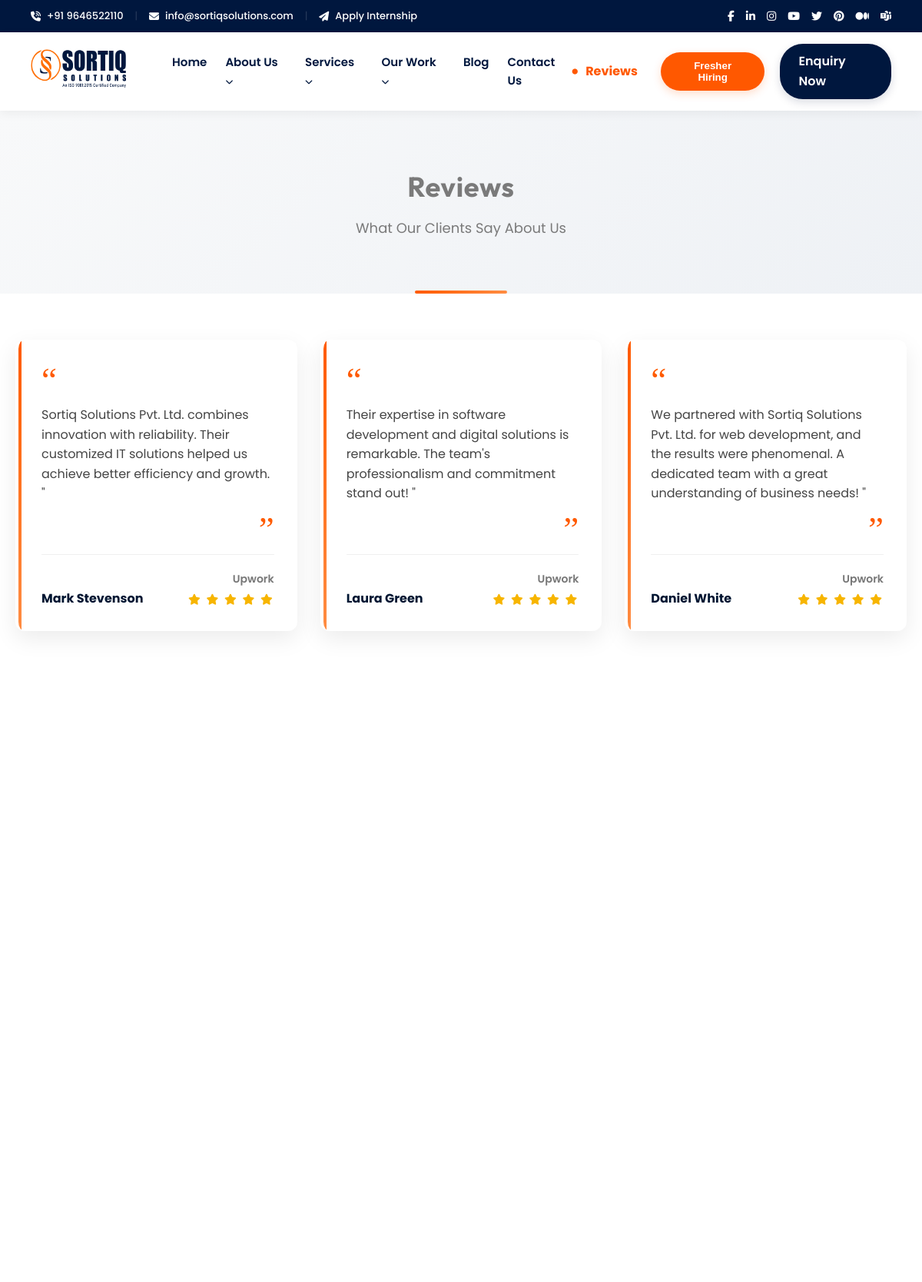
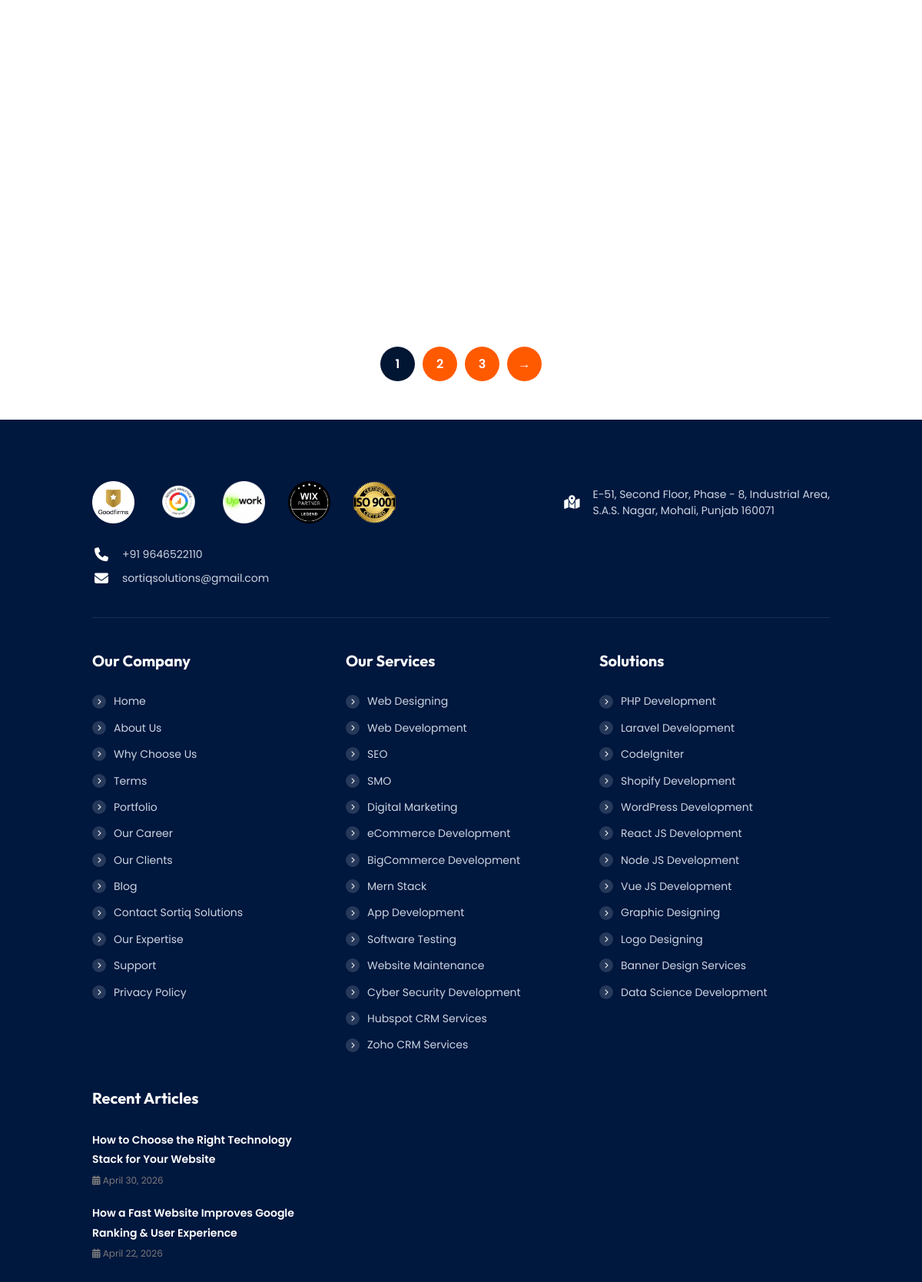
Screenshot of /reviews/page/1/ (upper part) with the database file from the repository (2 pictures, top to bottom).
### tables this page shows
CREATE TABLE site_settings (
            id INTEGER PRIMARY KEY AUTOINCREMENT,
            key TEXT UNIQUE,
            value TEXT
        );

CREATE TABLE reviews (
            id INTEGER PRIMARY KEY AUTOINCREMENT,
            author TEXT NOT NULL,
            platform TEXT,
            text TEXT
        );

### app.py (the view)
@app.route('/reviews/')
@app.route('/reviews/page/<int:page>/')
def reviews(page=1):
    all_reviews = load_reviews()
    reviews_per_page = 12
    total_reviews = len(all_reviews)
    total_pages = (total_reviews + reviews_per_page - 1) // reviews_per_page
    if page < 1 or (page > total_pages and total_pages > 0):
        return redirect('/reviews/')
    start_idx = (page - 1) * reviews_per_page
    end_idx = start_idx + reviews_per_page
    page_reviews = all_reviews[start_idx:end_idx]
    return render_template('reviews.html', reviews=page_reviews, current_page=page, total_pages=total_pages)

### app.py (called while the page is built)
def get_db_connection():
    conn = sqlite3.connect(DATABASE)
    conn.row_factory = sqlite3.Row
    return conn

@app.after_request
def add_header(response):
    if request.path.startswith('/static/'):
        response.headers['Cache-Control'] = 'public, max-age=31536000'
    return response

def load_reviews():
    try:
        conn = sqlite3.connect(DATABASE)
        conn.row_factory = sqlite3.Row
        rows = conn.execute('SELECT * FROM reviews ORDER BY id DESC').fetchall()
        conn.close()
        if not rows:
            raise Exception("No reviews in database, fallback to JSON")
        return [dict(r) for r in rows]
    except Exception as e:
        json_path = os.path.join(app.root_path, 'static', 'reviews.json')
        if os.path.exists(json_path):
            with open(json_path, 'r', encoding='utf-8') as f:
                return json.load(f)
        return []

### templates/reviews.html (shortened to what this page needs)
{% extends 'base.html' %}
{% block content %}
<div class="video-gallery-banner">
    <h1>Reviews</h1>
    <p>What Our Clients Say About Us</p>
</div>
<div id="reviews-ajax-container" class="video-gallery-wrapper">
    <div id="reviews-content">
        {% include 'reviews_partial.html' %}
    </div>
</div>
{% endblock %}

### templates/base.html (shortened to what this page needs)
<!DOCTYPE html>
<html lang="en">
<head>
    <link href="https://cdnjs.cloudflare.com/ajax/libs/font-awesome/6.5.1/css/all.min.css" rel="stylesheet" media="print" onload="this.media='all'">
    <link href="https://cdn.jsdelivr.net/npm/bootstrap-icons@1.11.3/font/bootstrap-icons.css" rel="stylesheet" media="print" onload="this.media='all'">
    <link rel="stylesheet" href="{{ url_for('static', filename='css/style.css') }}?v=1.0.5">
</head>
<body>
    <div class="xs-top-bar">
        <div class="xs-top-bar-info">
            <a href="tel:{{ site_layout.header.phone }}" class="top-tel"><i class="fas fa-phone-volume"></i> {{ site_layout.header.phone }}</a>
            <span class="separator">|</span>
            <a href="https://mail.google.com/mail/?view=cm&fs=1&to={{ site_layout.header.email }}" target="_blank" class="top-mail" rel="noopener noreferrer"><i class="fas fa-envelope"></i> {{ site_layout.header.email }}</a>
            <span class="separator">|</span>
            <a href="{{ site_layout.header.apply_url }}" class="apply-internship"><i class="fas fa-paper-plane"></i> <span class="blink">{{ site_layout.header.apply_label }}</span></a>
        </div>
        <ul class="xs-list">
            <li><a href="https://www.facebook.com/SortiqSolutions/" target="_blank" aria-label="Facebook" rel="noopener noreferrer"><i class="fab fa-facebook-f"></i></a></li>
            <li><a href="https://www.linkedin.com/company/sortiq-solutions/" target="_blank" aria-label="LinkedIn" rel="noopener noreferrer"><i class="fab fa-linkedin-in"></i></a></li>
            <li><a href="https://www.instagram.com/sortiqsolutions/" target="_blank" aria-label="Instagram" rel="noopener noreferrer"><i class="fab fa-instagram"></i></a></li>
            <li><a href="https://www.youtube.com/@SortiqSolutions" target="_blank" aria-label="YouTube" rel="noopener noreferrer"><i class="fab fa-youtube"></i></a></li>
            <li><a href="https://x.com/SortiqSolutions" target="_blank" aria-label="Twitter" rel="noopener noreferrer"><i class="fab fa-twitter"></i></a></li>
            <li><a href="https://in.pinterest.com/sortiqsolutions/" target="_blank" aria-label="Pinterest" rel="noopener noreferrer"><i class="fab fa-pinterest"></i></a></li>
            <li><a href="https://medium.com/@sortiqsolutions" target="_blank" aria-label="Medium" rel="noopener noreferrer"><i class="fab fa-medium"></i></a></li>
            <li><a href="https://teams.microsoft.com/l/chat/0/0?users=sortiqsolutions@gmail.com" target="_blank" aria-label="Microsoft Teams" rel="noopener noreferrer"><i class="bi bi-microsoft-teams"></i></a></li>
        </ul>
    </div>
    <header class="header-main">
        <a href="/" class="xs-logo" aria-label="{{ site_layout.header.logo_text }} Home">
            {% if site_layout.header.logo %}
                <img loading="lazy" src="{{ site_layout.header.logo }}" alt="{{ site_layout.header.logo_text }}">
            {% else %}
                <span style="font-family: 'Outfit', sans-serif; font-size: 24px; font-weight: 800; color: #fff;">{{ site_layout.header.logo_text }}</span>
            {% endif %}
        </a>
        <nav class="xs-menus">
            <ul class="nav-menu">
                {% if site_layout.nav_links[0].label %}
                <li class="menu-item"><a href="{{ site_layout.nav_links[0].url }}">{{ site_layout.nav_links[0].label }}</a></li>
                {% endif %}
                {% if site_layout.nav_links[1].label %}
                <li class="menu-item">
                    <a href="#">{{ site_layout.nav_links[1].label }} {% if site_layout.nav_links[1].has_dropdown == '1' %}<i class="fa fa-chevron-down" style="font-size: 10px;"></i>{% endif %}</a>
                </li>
                {% endif %}
                {% if site_layout.nav_links[2].label %}
                <li class="menu-item">
                    <a href="#">{{ site_layout.nav_links[2].label }} {% if site_layout.nav_links[2].has_dropdown == '1' %}<i class="fa fa-chevron-down" style="font-size: 10px;"></i>{% endif %}</a>
                </li>
                {% endif %}
                {% if site_layout.nav_links[3].label %}
                <li class="menu-item">
                    <a href="#">{{ site_layout.nav_links[3].label }} {% if site_layout.nav_links[3].has_dropdown == '1' %}<i class="fa fa-chevron-down" style="font-size: 10px;"></i>{% endif %}</a>
                </li>
                {% endif %}
                {% if site_layout.nav_links[4].label %}
                <li class="menu-item"><a href="{{ site_layout.nav_links[4].url }}">{{ site_layout.nav_links[4].label }}</a></li>
                {% endif %}
                {% if site_layout.nav_links[5].label %}
                <li class="menu-item"><a href="{{ site_layout.nav_links[5].url }}">{{ site_layout.nav_links[5].label }}</a></li>
                {% endif %}
            </ul>
        </nav>
        <div class="xs-menu-tools">
            <a href="/reviews/" class="xs-reviews-btn"><span class="dot">•</span> Reviews</a>
            <button class="btn-danger" data-toggle="modal" data-target="#fresherModal">Fresher Hiring</button>
            <a href="/contact/" class="enquiryNow">Enquiry Now</a>
        </div>
    </header>
    <main>
        {% block content %}{% endblock %}
    </main>
    <footer class="xs-footer-section">
        <div class="footer-top-area">
            <div class="footer-logos-wrapper">
                {% for badge in site_layout.footer_badges %}
                    {% if badge.image %}
                        <a {% if badge.label == 'ISO 9001' or 'iso' in (badge.label|default('')|lower) %}id="iso-certified-link"{% endif %} href="#" aria-label="{{ badge.label or 'Badge' }}">
                            <img loading="lazy" src="{{ badge.image }}" alt="{{ badge.label or 'Partner badge' }}">
                        </a>
                    {% endif %}
                {% endfor %}
            </div>
            <div class="footer-address-wrapper">
                <a href="https://www.google.com/maps/search/?api=1&query={{ site_layout.footer.address | urlencode }}" target="_blank" style="color: inherit; text-decoration: none;" rel="noopener noreferrer">
                    <div class="footer-contact-item">
                        <i class="fa fa-map-marked-alt"></i>
                        <div class="address-info">{{ site_layout.footer.address.replace(', S.A.S.', ',<br>S.A.S.') | safe }}</div>
                    </div>
                </a>
            </div>
            <div class="footer-contact-wrapper contact-inline-group">
                <div class="footer-contact-item" style="margin-bottom: 10px;">
                    <i class="fa fa-phone"></i>
                    <div class="address-info"><a href="tel:{{ site_layout.footer.phone }}">{{ site_layout.footer.phone }}</a></div>
                </div>
                <div class="footer-contact-item">
                    <i class="fa fa-envelope"></i>
                    <div class="address-info"><a href="https://mail.google.com/mail/?view=cm&fs=1&to={{ site_layout.footer.email }}" target="_blank" rel="noopener noreferrer">{{ site_layout.footer.email }}</a></div>
                </div>
            </div>
        </div>
        <div class="footer-main">
             <div class="footer-widget">
                <h4>{{ site_layout.footer_columns.company.title }}</h4>
                <ul>
                    {% for link in site_layout.footer_columns.company.links %}
                        {% if link.label %}
                            <li><a href="{{ link.url }}"><i class="fa fa-chevron-right"></i> {{ link.label }}</a></li>
                        {% endif %}
                    {% endfor %}
                </ul>
            </div>
            <div class="footer-widget">
                <h4>{{ site_layout.footer_columns.services.title }}</h4>
                <ul>
                    {% for link in site_layout.footer_columns.services.links %}
                        {% if link.label %}
                            <li><a href="{{ link.url }}"><i class="fa fa-chevron-right"></i> {{ link.label }}</a></li>
                        {% endif %}
                    {% endfor %}
                </ul>
            </div>
            <div class="footer-widget">
                <h4>{{ site_layout.footer_columns.solutions.title }}</h4>
                <ul>
                    {% for link in site_layout.footer_columns.solutions.links %}
                        {% if link.label %}
                            <li><a href="{{ link.url }}"><i class="fa fa-chevron-right"></i> {{ link.label }}</a></li>
                        {% endif %}
                    {% endfor %}
                </ul>
            </div>
            <div class="footer-widget">
                <h4>Recent Articles</h4>
                <div class="recent-article-item" style="margin-bottom: 20px;">
                    <a href="/blog/how-to-choose-the-right-technology-stack-for-your-website/" style="font-weight: 600; font-size: 14px; color: #fff;">How to Choose the Right Technology Stack for Your Website</a>
                    <div style="font-size: 12px; color: #7A7A7A; margin-top: 5px;"><i class="fa fa-calendar-alt"></i> April 30, 2026</div>
                </div>
                <div class="recent-article-item" style="margin-bottom: 30px;">
                    <a href="/blog/how-a-fast-website-improves-google-ranking-user-experience/" style="font-weight: 600; font-size: 14px; color: #fff;">How a Fast Website Improves Google Ranking & User Experience</a>
                    <div style="font-size: 12px; color: #7A7A7A; margin-top: 5px;"><i class="fa fa-calendar-alt"></i> April 22, 2026</div>
                </div>
            </div>
        </div>
    </footer>
</body>
</html>

### templates/reviews_partial.html (shortened to what this page needs)
<div class="video-gallery-container">
    {% for review in reviews %}
    <div class="review-card">
        <div class="review-quote-open">“</div>
        <div class="review-text">
            <p>{{ review.text|safe }}</p>
            <div class="review-quote-close">”</div>
        </div>
        <div class="review-footer">
            <div class="review-author">
                <strong>{{ review.author }}</strong>
            </div>
            <div class="review-platform">
                {% if review.platform_logo %}
                <img loading="lazy" src="{{ review.platform_logo }}" alt="{{ review.platform }}" class="review-platform-img">
                {% else %}
                <span style="font-weight: 600; font-size: 14px; display: block; margin-bottom: 5px; color: #777;">{{ review.platform }}</span>
                {% endif %}
                <div class="review-stars">
                    <i class="fa-solid fa-star"></i>
                    <i class="fa-solid fa-star"></i>
                    <i class="fa-solid fa-star"></i>
                    <i class="fa-solid fa-star"></i>
                    <i class="fa-solid fa-star"></i>
                </div>
            </div>
        </div>
    </div>
    {% endfor %}
</div>
<div class="video-gallery-pagination">
    {% for p in range(1, total_pages + 1) %}
        {% if p == current_page %}
        <span aria-current="page" class="page-numbers current">{{ p }}</span>
        {% else %}
        <a class="page-numbers" href="/reviews/page/{{ p }}/">{{ p }}</a>
        {% endif %}
    {% endfor %}
    {% if current_page < total_pages %}
    <a class="next page-numbers" href="/reviews/page/{{ current_page + 1 }}/">&rarr;</a>
    {% endif %}
</div>

### rows the page displays
site_settings: header.email "info@sortiqsolutions.com"
reviews: text "Sortiq Solutions Pvt. Ltd. combines innovation with reliability. Their customized IT solutions helped us achieve better efficiency and growth. \"", author "Mark Stevenson", platform "Upwork"
reviews: text "Their expertise in software development and digital solutions is remarkable. The team's professionalism and commitment stand out! \"", author "Laura Green", platform "Upwork"
reviews: text "We partnered with Sortiq Solutions Pvt. Ltd. for web development, and the results were phenomenal. A dedicated team with a great understanding of business needs! \"", author "Daniel White", platform "Upwork"

### other values shown
{{ site_layout.header.phone }} "+91 9646522110"
{{ site_layout.header.apply_label }} "Apply Internship"
{{ site_layout.nav_links[0].label }} "Home"
{{ site_layout.nav_links[1].label }} "About Us"
{{ site_layout.nav_links[2].label }} "Services"
{{ site_layout.nav_links[3].label }} "Our Work"
{{ site_layout.nav_links[4].label }} "Blog"
{{ site_layout.nav_links[5].label }} "Contact Us"
{{ p }} "1"
{{ p }} "2" "3"
{{ site_layout.footer.address.replace(', S.A.S.', ',<br>S.A.S.') | safe }} "E-51, Second Floor, Phase - 8, Industrial Area, S.A.S. Nagar, Mohali, Punjab 160071"
{{ site_layout.footer.phone }} "+91 9646522110"
{{ site_layout.footer.email }} "sortiqsolutions@gmail.com"
{{ site_layout.footer_columns.company.title }} "Our Company"
{{ link.label }} "Home" "About Us" "Why Choose Us" "Terms" "Portfolio" "Our Career" "Our Clients" "Blog" "Contact Sortiq Solutions" "Our Expertise" "Support" "Privacy Policy"
